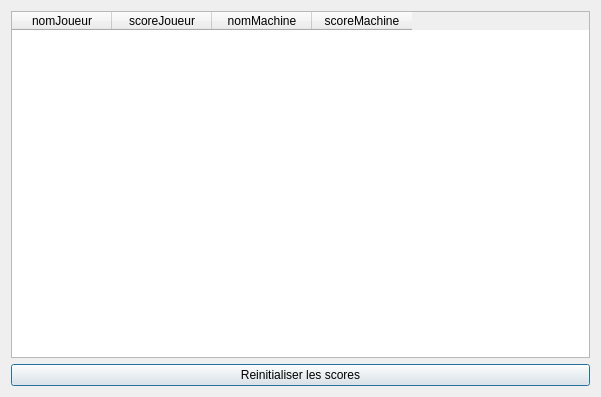
<?xml version="1.0" encoding="UTF-8"?>
<ui version="4.0">
 <class>Scores</class>
 <widget class="QDialog" name="Scores">
  <property name="geometry">
   <rect>
    <x>0</x>
    <y>0</y>
    <width>601</width>
    <height>397</height>
   </rect>
  </property>
  <property name="sizePolicy">
   <sizepolicy hsizetype="Minimum" vsizetype="Minimum">
    <horstretch>0</horstretch>
    <verstretch>0</verstretch>
   </sizepolicy>
  </property>
  <property name="windowTitle">
   <string>Dialog</string>
  </property>
  <layout class="QVBoxLayout" name="verticalLayout">
   <item>
    <widget class="QTableWidget" name="tableau">
     <property name="sizePolicy">
      <sizepolicy hsizetype="Minimum" vsizetype="Minimum">
       <horstretch>0</horstretch>
       <verstretch>0</verstretch>
      </sizepolicy>
     </property>
     <column>
      <property name="text">
       <string>nomJoueur</string>
      </property>
     </column>
     <column>
      <property name="text">
       <string>scoreJoueur</string>
      </property>
     </column>
     <column>
      <property name="text">
       <string>nomMachine</string>
      </property>
     </column>
     <column>
      <property name="text">
       <string>scoreMachine</string>
      </property>
     </column>
    </widget>
   </item>
   <item>
    <widget class="QPushButton" name="bEffacer">
     <property name="text">
      <string>Reinitialiser les scores</string>
     </property>
    </widget>
   </item>
  </layout>
 </widget>
 <resources/>
 <connections/>
</ui>
